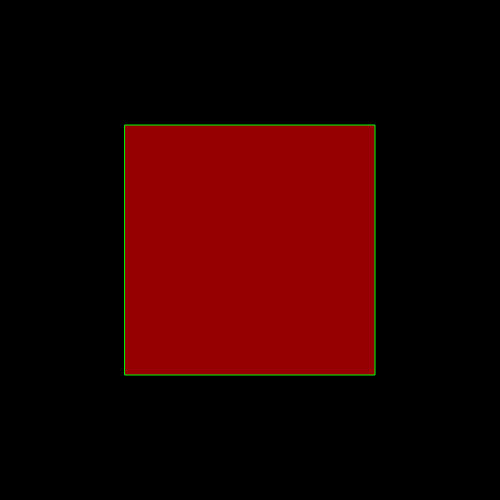
Frame 1 (no input)
Frame 60 (no input): identical to frame 1, image omitted
Frame 120 (the mouse pressed at the canvas centre since frame 60): identical to frame 1, image omitted

The p5.js sketch that drew this single still picture (run headless with seeded random() and noise() and a simulated clock; from frame 60 on, the mouse is pressed at the canvas centre):

// p5.js sketch
// ── sketch.js
//This is a simple template for you to experiment with

//This is a comment  ... the two slashes at the start mean that the computer ignores it

//You can look up more commands here ... https://p5js.org/reference/

function setup()
{
    //this function runs once at the start of your program
    
    //this command creates a drawing area in the browser - it should only be called once
    createCanvas(500,500);
}

function draw()
{
    
    //this command clears the background to black (try changing the numbers)
    background(0,0,0);
    
    //change the fill color
    fill(150,0,0);
    
    //change the outline color
    stroke(0,255,0);
    
    //this command draws a rectangle with the outline and fill colors that we just set
    rect(125,125,250,250);
    
}
